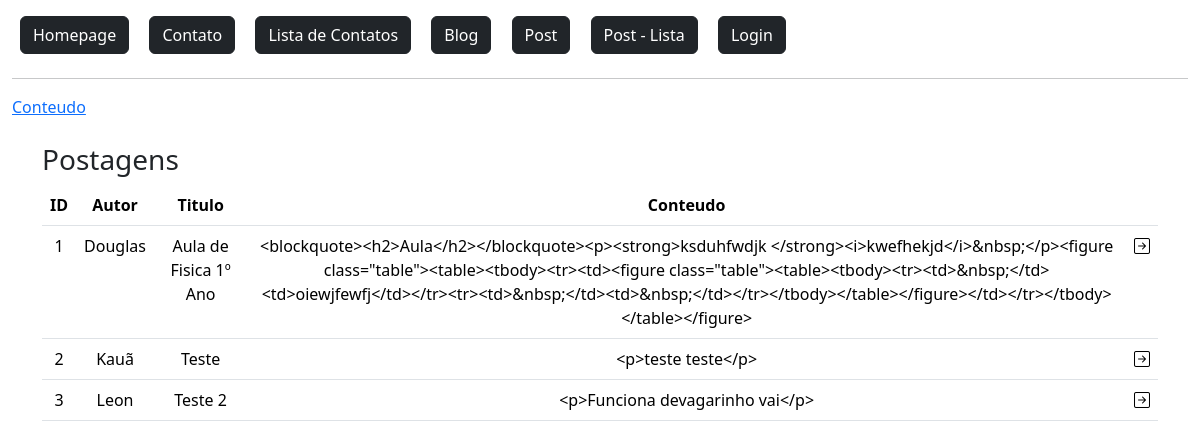
The page / on the database its author committed.
### flaskLearn/models.py (models this page shows)
class Postagem(db.Model):
    id = db.Column(db.Integer, primary_key=True)
    data_envio = db.Column(db.DateTime, default=datetime.now())
    autor = db.Column(db.String, nullable=True)
    titulo = db.Column(db.String, nullable=True)
    conteudo = db.Column(db.String, nullable=True)

### flaskLearn/routes.py (the view)
@app.route('/')
def homepage():
    dados = Postagem.query.order_by('id')
    context = {'dados': dados.all()}
    return render_template('index.html', context=context)

### flaskLearn/templates/index.html
{% extends 'baseTemplate/base.html' %}
{% block content %}
{% include 'baseTemplate/nav.html' %}
<a href="../static/arquivo/at.pdf" download="arquivo.pdf" target="_blank">Conteudo</a>
<div class="container">
    <div class="row mt-4">
        <h3>Postagens</h3>
        <div class="col-12">
            <table class="table table-hover text-center">
                <thead class="thead-dark">
                    <tr>
                        <th>ID</th>
                        <th>Autor</th>
                        <th>Titulo</th>
                        <th>Conteudo</th>
                        <th></th>
                    </tr>
                </thead>
                <tbody>
                    {% for linha in context['dados'] %}
                        <tr>
                            <td>{{linha.id}}</td>
                            <td>{{linha.autor}}</td>
                            <td>{{linha.titulo}}</td>
                            <td>{{linha.conteudo}}</td>
                            <td>
                                <a href="{{ url_for('detailBlog', id=linha.id) }}">
                                    <i class="bi bi-arrow-right-square text-black"></i>
                                </a>
                            </td>
                        </tr>
                    {% endfor %}
                </tbody>
            </table>
        </div>
    </div>
</div>
{% endblock %}

### flaskLearn/templates/baseTemplate/base.html (shortened to what this page needs)
<!DOCTYPE html>
<html lang="en">
<head>
    <link href="https://cdn.jsdelivr.net/npm/bootstrap@5.3.3/dist/css/bootstrap.min.css" rel="stylesheet">
    <link rel="stylesheet" href="https://cdn.jsdelivr.net/npm/bootstrap-icons@1.11.3/font/bootstrap-icons.min.css">
</head>
<body>
    <section class="container-fluid mt-2">
        {% block content %}
        {% endblock %}
    </section>
</body>
</html>

### flaskLearn/templates/baseTemplate/nav.html
<a href="{{url_for('homepage')}}" class="btn btn-dark m-2">
    Homepage
</a>
<a href="{{url_for('contato')}}" class="btn btn-dark m-2">
    Contato
</a>
<a href="{{url_for('contatoLista')}}" class="btn btn-dark m-2">
    Lista de Contatos
</a>
<a href="{{url_for('editorBlog')}}" class="btn btn-dark m-2">
    Blog
</a>
<a href="{{url_for('postNovo')}}" class="btn btn-dark m-2">
    Post
</a>
<a href="{{url_for('postLista')}}" class="btn btn-dark m-2">
    Post - Lista
</a>
{% if current_user.is_authenticated %}
    <span class="btn btn-dark m-2">
        {{ current_user.nome }} {{ current_user.sobrenome }}
    </span>
    <a href="{{ url_for('logout') }}" class="btn btn-dark m-2">
        Sair
    </a>
{% else %}
    <a href="{{url_for('login')}}" class="btn btn-dark m-2">
        Login
    </a>
{% endif %}
<hr>

### rows shown on the page
Postagem: id "1", autor "Douglas", titulo "Aula de Fisica 1º Ano", conteudo "<blockquote><h2>Aula</h2></blockquote><p><strong>ksduhfwdjk </strong><i>kwefhekjd</i>&nbsp;</p><figure class=\"table\"><table><tbody><tr><td><figure class=\"table\"><table><tbody><tr><td>&nbsp;</td><td>oiewjfewfj</td></tr><tr><td>&nbsp;</td><td>&nbsp;</td></tr></tbody></table></figure></td></tr></tbody></table></figure>"
Postagem: id "2", autor "Kauã", titulo "Teste", conteudo "<p>teste teste</p>"
Postagem: id "3", autor "Leon", titulo "Teste 2", conteudo "<p>Funciona devagarinho vai</p>"
